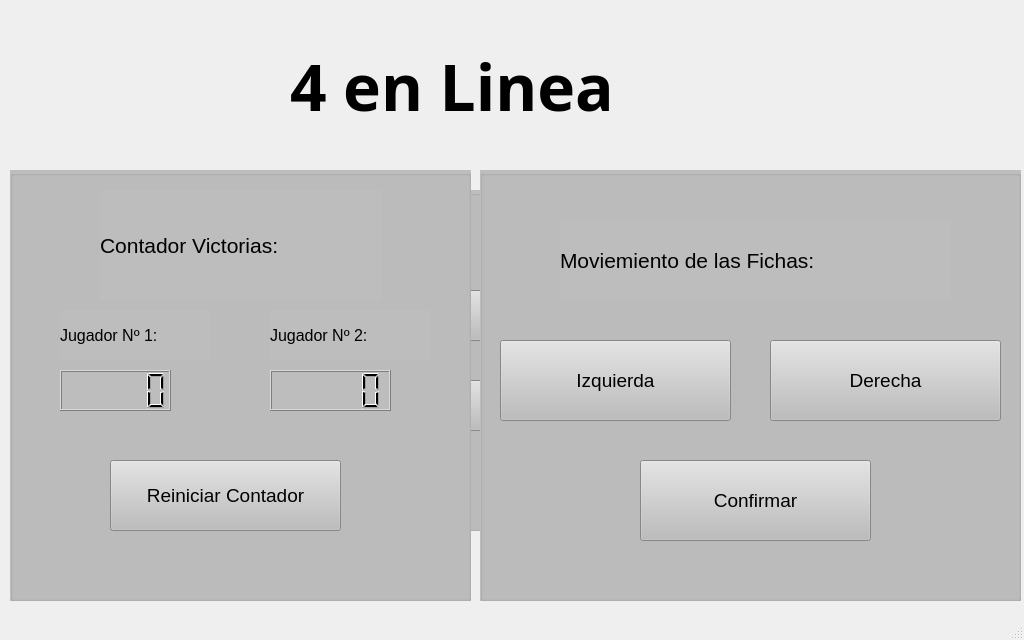
<?xml version="1.0" encoding="UTF-8"?>
<ui version="4.0">
 <class>MainWindow</class>
 <widget class="QMainWindow" name="MainWindow">
  <property name="geometry">
   <rect>
    <x>0</x>
    <y>0</y>
    <width>1024</width>
    <height>640</height>
   </rect>
  </property>
  <property name="windowTitle">
   <string>MainWindow</string>
  </property>
  <property name="styleSheet">
   <string notr="true"/>
  </property>
  <widget class="QWidget" name="centralwidget">
   <widget class="QLabel" name="TiTulo_Juego">
    <property name="geometry">
     <rect>
      <x>290</x>
      <y>0</y>
      <width>461</width>
      <height>171</height>
     </rect>
    </property>
    <property name="font">
     <font>
      <family>Gill Sans MT</family>
      <pointsize>48</pointsize>
      <italic>false</italic>
      <bold>true</bold>
      <underline>false</underline>
     </font>
    </property>
    <property name="styleSheet">
     <string notr="true">font: 700 48pt &quot;Gill Sans MT&quot; rgb(255,255,255);


</string>
    </property>
    <property name="text">
     <string>4 en Linea</string>
    </property>
   </widget>
   <widget class="QGroupBox" name="Contador">
    <property name="geometry">
     <rect>
      <x>10</x>
      <y>170</y>
      <width>461</width>
      <height>431</height>
     </rect>
    </property>
    <property name="styleSheet">
     <string notr="true">background-color: rgb(189, 189, 189);</string>
    </property>
    <property name="title">
     <string/>
    </property>
    <widget class="QPushButton" name="Rein_Cont">
     <property name="geometry">
      <rect>
       <x>100</x>
       <y>290</y>
       <width>231</width>
       <height>71</height>
      </rect>
     </property>
     <property name="font">
      <font>
       <pointsize>14</pointsize>
      </font>
     </property>
     <property name="text">
      <string>Reiniciar Contador</string>
     </property>
    </widget>
    <widget class="QLabel" name="Jug_1">
     <property name="geometry">
      <rect>
       <x>50</x>
       <y>140</y>
       <width>151</width>
       <height>51</height>
      </rect>
     </property>
     <property name="font">
      <font>
       <pointsize>12</pointsize>
      </font>
     </property>
     <property name="text">
      <string>Jugador Nº 1:</string>
     </property>
    </widget>
    <widget class="QLabel" name="Con_Vic">
     <property name="geometry">
      <rect>
       <x>90</x>
       <y>20</y>
       <width>281</width>
       <height>111</height>
      </rect>
     </property>
     <property name="font">
      <font>
       <pointsize>16</pointsize>
      </font>
     </property>
     <property name="text">
      <string>Contador Victorias:</string>
     </property>
    </widget>
    <widget class="QLCDNumber" name="Cont_Jug_1">
     <property name="geometry">
      <rect>
       <x>50</x>
       <y>200</y>
       <width>111</width>
       <height>41</height>
      </rect>
     </property>
     <property name="font">
      <font>
       <pointsize>12</pointsize>
      </font>
     </property>
    </widget>
    <widget class="QLCDNumber" name="Cont_Jug_2">
     <property name="geometry">
      <rect>
       <x>260</x>
       <y>200</y>
       <width>121</width>
       <height>41</height>
      </rect>
     </property>
     <property name="font">
      <font>
       <pointsize>12</pointsize>
      </font>
     </property>
    </widget>
    <widget class="QLabel" name="Jug_2">
     <property name="geometry">
      <rect>
       <x>260</x>
       <y>140</y>
       <width>161</width>
       <height>51</height>
      </rect>
     </property>
     <property name="font">
      <font>
       <pointsize>12</pointsize>
      </font>
     </property>
     <property name="text">
      <string>Jugador Nº 2:</string>
     </property>
    </widget>
   </widget>
   <widget class="QGroupBox" name="Movimiento">
    <property name="geometry">
     <rect>
      <x>480</x>
      <y>170</y>
      <width>541</width>
      <height>431</height>
     </rect>
    </property>
    <property name="styleSheet">
     <string notr="true">background-color: rgb(189, 189, 189);</string>
    </property>
    <property name="title">
     <string/>
    </property>
    <widget class="QLabel" name="Mov_Fichas">
     <property name="geometry">
      <rect>
       <x>80</x>
       <y>50</y>
       <width>391</width>
       <height>81</height>
      </rect>
     </property>
     <property name="font">
      <font>
       <pointsize>16</pointsize>
      </font>
     </property>
     <property name="text">
      <string>Moviemiento de las Fichas:</string>
     </property>
    </widget>
    <widget class="QPushButton" name="Mov_Der">
     <property name="geometry">
      <rect>
       <x>290</x>
       <y>170</y>
       <width>231</width>
       <height>81</height>
      </rect>
     </property>
     <property name="font">
      <font>
       <pointsize>14</pointsize>
      </font>
     </property>
     <property name="text">
      <string>Derecha</string>
     </property>
    </widget>
    <widget class="QPushButton" name="Mov_Izq">
     <property name="geometry">
      <rect>
       <x>20</x>
       <y>170</y>
       <width>231</width>
       <height>81</height>
      </rect>
     </property>
     <property name="font">
      <font>
       <pointsize>14</pointsize>
      </font>
     </property>
     <property name="text">
      <string>Izquierda</string>
     </property>
    </widget>
    <widget class="QPushButton" name="Conf_Pos">
     <property name="geometry">
      <rect>
       <x>160</x>
       <y>290</y>
       <width>231</width>
       <height>81</height>
      </rect>
     </property>
     <property name="font">
      <font>
       <pointsize>14</pointsize>
      </font>
     </property>
     <property name="text">
      <string>Confirmar</string>
     </property>
    </widget>
   </widget>
   <widget class="QGroupBox" name="Color">
    <property name="geometry">
     <rect>
      <x>30</x>
      <y>190</y>
      <width>971</width>
      <height>341</height>
     </rect>
    </property>
    <property name="styleSheet">
     <string notr="true">background-color: rgb(189, 189, 189);</string>
    </property>
    <property name="title">
     <string/>
    </property>
    <widget class="QComboBox" name="Colores_Jug_1">
     <property name="geometry">
      <rect>
       <x>340</x>
       <y>100</y>
       <width>141</width>
       <height>51</height>
      </rect>
     </property>
     <property name="font">
      <font>
       <pointsize>12</pointsize>
      </font>
     </property>
     <property name="whatsThis">
      <string>&lt;html&gt;&lt;head/&gt;&lt;body&gt;&lt;p&gt;&lt;br/&gt;&lt;/p&gt;&lt;/body&gt;&lt;/html&gt;</string>
     </property>
     <property name="styleSheet">
      <string notr="true"/>
     </property>
     <item>
      <property name="text">
       <string>Rojo</string>
      </property>
     </item>
     <item>
      <property name="text">
       <string>Azul</string>
      </property>
     </item>
     <item>
      <property name="text">
       <string>Verde</string>
      </property>
     </item>
     <item>
      <property name="text">
       <string>Amarillo</string>
      </property>
     </item>
     <item>
      <property name="text">
       <string>Rosa</string>
      </property>
     </item>
    </widget>
    <widget class="QComboBox" name="Colores_Jug_2">
     <property name="geometry">
      <rect>
       <x>340</x>
       <y>190</y>
       <width>141</width>
       <height>51</height>
      </rect>
     </property>
     <property name="font">
      <font>
       <pointsize>12</pointsize>
      </font>
     </property>
     <property name="whatsThis">
      <string>&lt;html&gt;&lt;head/&gt;&lt;body&gt;&lt;p&gt;&lt;br/&gt;&lt;/p&gt;&lt;/body&gt;&lt;/html&gt;</string>
     </property>
     <item>
      <property name="text">
       <string>Azul</string>
      </property>
     </item>
     <item>
      <property name="text">
       <string>Rojo</string>
      </property>
     </item>
     <item>
      <property name="text">
       <string>Verde</string>
      </property>
     </item>
     <item>
      <property name="text">
       <string>Amarillo</string>
      </property>
     </item>
     <item>
      <property name="text">
       <string>Rosa</string>
      </property>
     </item>
    </widget>
    <widget class="QPushButton" name="Comienzo_Juego">
     <property name="geometry">
      <rect>
       <x>530</x>
       <y>110</y>
       <width>381</width>
       <height>111</height>
      </rect>
     </property>
     <property name="font">
      <font>
       <pointsize>20</pointsize>
      </font>
     </property>
     <property name="text">
      <string>Comenzar Juego</string>
     </property>
    </widget>
    <widget class="QLabel" name="Jug_1_Color">
     <property name="geometry">
      <rect>
       <x>60</x>
       <y>80</y>
       <width>281</width>
       <height>101</height>
      </rect>
     </property>
     <property name="font">
      <font>
       <pointsize>12</pointsize>
      </font>
     </property>
     <property name="text">
      <string>Color del Jugador Nº 1:</string>
     </property>
    </widget>
    <widget class="QLabel" name="Jug_2_Color">
     <property name="geometry">
      <rect>
       <x>60</x>
       <y>170</y>
       <width>271</width>
       <height>91</height>
      </rect>
     </property>
     <property name="font">
      <font>
       <pointsize>12</pointsize>
      </font>
     </property>
     <property name="text">
      <string>Color del Jugador Nº 2:</string>
     </property>
    </widget>
   </widget>
   <widget class="QLabel" name="label">
    <property name="geometry">
     <rect>
      <x>-470</x>
      <y>-300</y>
      <width>1971</width>
      <height>1241</height>
     </rect>
    </property>
    <property name="font">
     <font>
      <italic>true</italic>
      <underline>false</underline>
     </font>
    </property>
    <property name="styleSheet">
     <string notr="true">image: url(:/Fondo/Fondos-web.jpg);</string>
    </property>
    <property name="text">
     <string/>
    </property>
   </widget>
   <zorder>label</zorder>
   <zorder>Color</zorder>
   <zorder>Contador</zorder>
   <zorder>Movimiento</zorder>
   <zorder>TiTulo_Juego</zorder>
  </widget>
  <widget class="QMenuBar" name="menubar">
   <property name="geometry">
    <rect>
     <x>0</x>
     <y>0</y>
     <width>1024</width>
     <height>17</height>
    </rect>
   </property>
  </widget>
  <widget class="QStatusBar" name="statusbar"/>
 </widget>
 <resources/>
 <connections/>
</ui>
